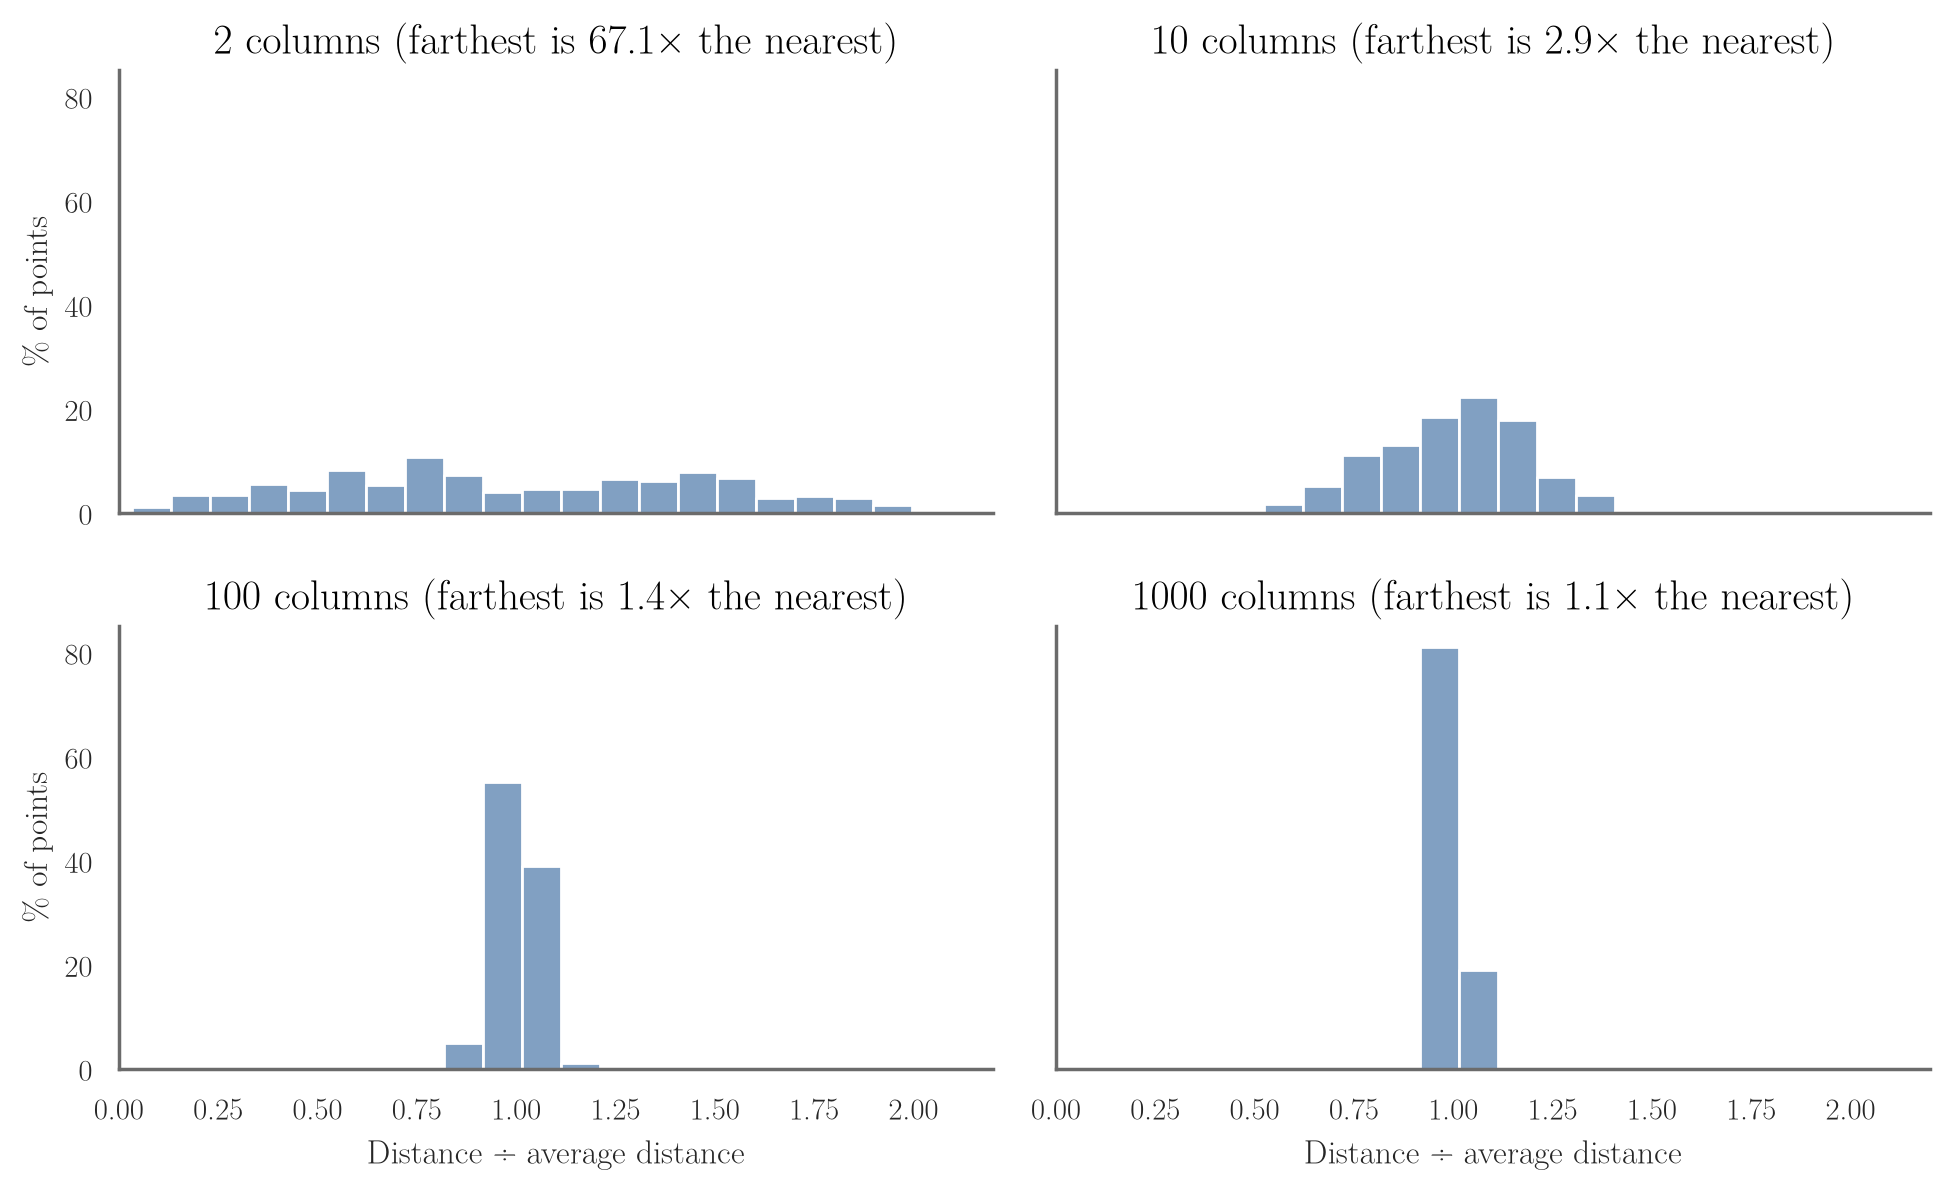

The script that saved this image:
"""Distances from one point to 500 random points, in 2, 10, 100 and 1000 columns (Seaborn objects).
Each distance is divided by the average distance, so the panels share one scale."""
from pathlib import Path
import numpy as np
import pandas as pd
import seaborn.objects as so

here = Path(__file__).parent
rng = np.random.default_rng(0)
rows = []
for d in (2, 10, 100, 1000):
    pts = rng.uniform(0, 1, (501, d))
    dist = np.linalg.norm(pts[1:] - pts[0], axis=1)
    print(f"{d:5d} columns: farthest / nearest = {dist.max() / dist.min():.1f}")
    rows += [{"columns": f"{d} columns (farthest is {dist.max() / dist.min():.1f}× the nearest)",
              "distance": x / dist.mean()} for x in dist]
df = pd.DataFrame(rows)
font = {"font.family": "Latin Modern Roman", "font.size": 15, "axes.titlesize": 15}
plot = (so.Plot(df, x="distance")
        .facet(col="columns", wrap=2)
        .add(so.Bars(color="#4C78A8"), so.Hist(binwidth=0.1, stat="percent", common_norm=False))
        .limit(x=(0, 2.2))
        .label(x="Distance ÷ average distance", y="% of points")
        .layout(size=(10, 6.2))
        .theme({**so.Plot.config.theme, **font, "axes.spines.top": False, "axes.spines.right": False,
                "axes.facecolor": "white", "axes.edgecolor": "#6B6B6B", "axes.grid": False}))
plot.save(here / "distances.png", dpi=200, bbox_inches="tight")
plot.save(here / "distances.pdf", bbox_inches="tight")
